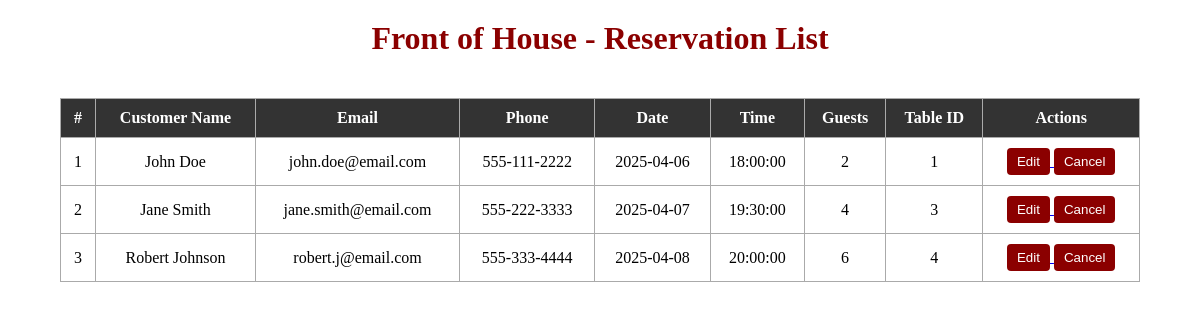
The page /reservations/foh on the database as committed earlier.
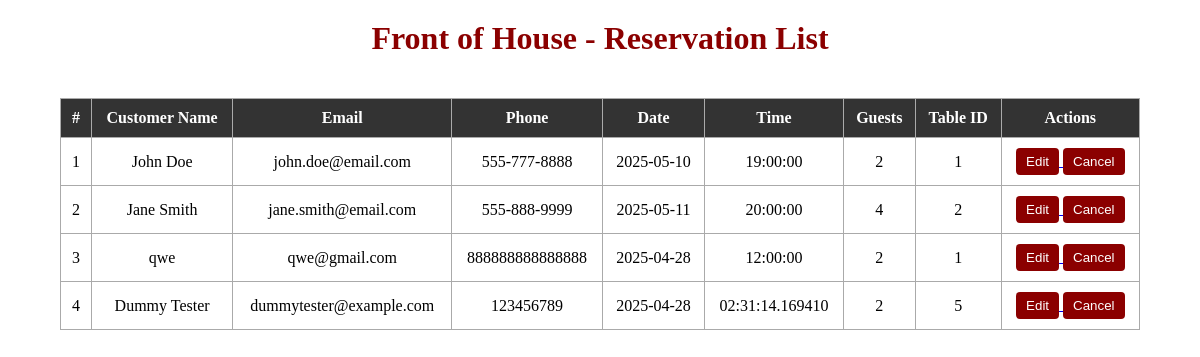
The same page on the database as committed later.
### app/models.py (models this page shows)
class Reservation(db.Model):
    id = db.Column(db.Integer, primary_key=True)
    customer_id = db.Column(db.Integer, db.ForeignKey('customer.id', ondelete="RESTRICT"), nullable=False)
    reservation_time = db.Column(db.DateTime, nullable=False)
    number_of_people = db.Column(db.Integer, nullable=False)
    table_id = db.Column(db.Integer, db.ForeignKey('tables.id', ondelete="RESTRICT"), nullable=False)
    reminder_logs = db.relationship('ReminderLog', backref='reservation', lazy=True)

class Customer(db.Model):
    id = db.Column(db.Integer, primary_key=True)
    first_name = db.Column(db.String(255), nullable=False)
    last_name = db.Column(db.String(255), nullable=False)
    email = db.Column(db.String(255))
    phone_number = db.Column(db.String(15))
    reservations = db.relationship('Reservation', backref='customer', lazy=True)
    supports = db.relationship('Support', backref='customer', lazy=True)
    reminder_logs = db.relationship('ReminderLog', backref='customer', lazy=True)

### app/routes/reservations_routes.py (the view)
@reservations_bp.route('/reservations/foh')
def reservations_foh():
    reservations = ReservationLogic.get_all_reservations_with_customer()
    return render_template('reservations_foh.html', reservations=reservations)

### app/logic/reservation_logic.py (called while the page is built)
    @staticmethod
    def get_all_reservations_with_customer():
        return db.session.query(Reservation, Customer)\
            .join(Customer, Reservation.customer_id == Customer.id).all()

### templates/reservations_foh.html (shortened to what this page needs)
<!DOCTYPE html>
<html lang="en">
<head>
    <link rel="stylesheet" href="{{ url_for('static', filename='css/style.css') }}">
</head>
<body>
    <h1>Front of House - Reservation List</h1>
    <table>
        <thead>
            <tr>
                <th>#</th>
                <th>Customer Name</th>
                <th>Email</th>
                <th>Phone</th>
                <th>Date</th>
                <th>Time</th>
                <th>Guests</th>
                <th>Table ID</th>
                <th>Actions</th>
            </tr>
        </thead>
        <tbody>
            {% for res, customer in reservations %}
            <tr>
                <td>{{ loop.index }}</td>
                <td>{{ customer.first_name }} {{ customer.last_name }}</td>
                <td>{{ customer.email }}</td>
                <td>{{ customer.phone_number }}</td>
                <td>{{ res.reservation_time.date() }}</td>
                <td>{{ res.reservation_time.time() }}</td>
                <td>{{ res.number_of_people }}</td>
                <td>{{ res.table_id }}</td>
                <td>
                    <a href="{{ url_for('reservations.edit_reservation', id=res.id) }}">
                        <button class="action-btn">Edit</button>
                    </a>
                    <form class="action-form" method="POST" action="{{ url_for('reservations.cancel_reservation', id=res.id) }}">
                        <button class="action-btn" onclick="return confirm('Cancel this reservation?')">Cancel</button>
                    </form>
                </td>
            </tr>
            {% else %}
            <tr>
                <td colspan="9">No reservations found.</td>
            </tr>
            {% endfor %}
        </tbody>
    </table>
</body>
</html>

### static/css/style.css (style rules this page uses)
html, body { height: 100%; margin: 0; }
body { display: flex; flex-direction: column; }

### templates/reservations_foh.html (style rules this page uses)
h1 { text-align: center; margin-top: 20px; color: darkred; }
table { width: 90%; margin: 20px auto; border-collapse: collapse; }
th, td { border: 1px solid #aaa; padding: 10px; text-align: center; }
th { background-color: #333; color: white; }
.action-btn { background-color: #8B0000; color: white; border: none; padding: 6px 10px; cursor: pointer; border-radius: 4px; }
.action-form { display: inline; }

Rows that differ between the two databases and show on the page:
removed Reservation: first_name "Robert", last_name "Johnson", email "robert.j@email.com", phone_number "555-333-4444", reservation_time "2025-04-08", reservation_time.time "20:00:00", number_of_people "6", table_id "4"
changed Reservation "John": phone_number "555-111-2222" → "555-777-8888"; reservation_time "2025-04-06" → "2025-05-10"; reservation_time.time "18:00:00" → "19:00:00"
changed Reservation "Jane": phone_number "555-222-3333" → "555-888-9999"; reservation_time "2025-04-07" → "2025-05-11"; reservation_time.time "19:30:00" → "20:00:00"; table_id "3" → "2"
added Reservation: first_name "qwe", email "qwe@gmail.com", phone_number "888888888888888", reservation_time "2025-04-28", reservation_time.time "12:00:00", number_of_people "2", table_id "1"
added Reservation: first_name "Dummy", last_name "Tester", email "dummytester@example.com", phone_number "123456789", reservation_time "2025-04-28", reservation_time.time "02:31:14.169410", number_of_people "2", table_id "5"
